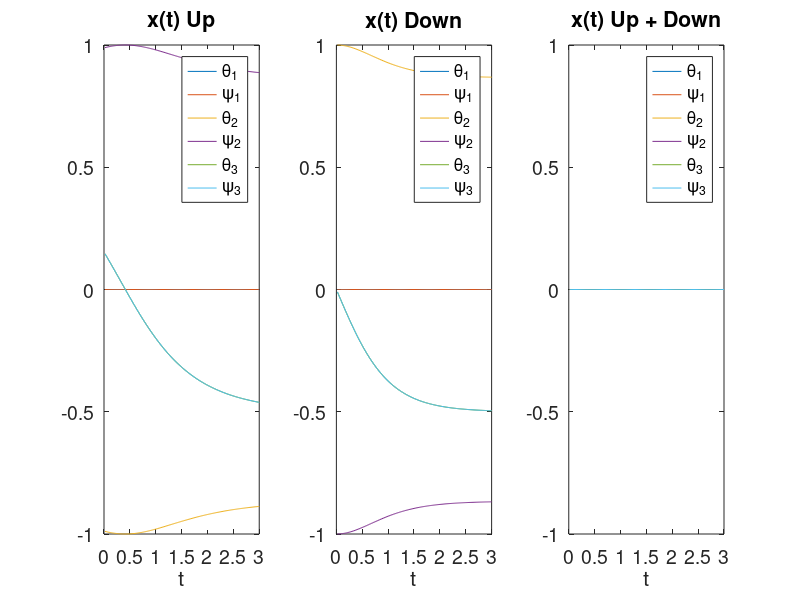

This figure's MATLAB source:
% Triangle 1->2, 2->3, 3->1 and 1->2->3
clear

%%% B1
% edges {1, 2}, {1, 3}, {2, 3}
B1 = [-1   -1   0 ; 
       1  0   -1 ; 
       0   1   1 ];

%%% B2
B2 = [ 1 ;
       -1 ;
       1 ];

%% Undirected Version

% Hodge Laplacian
L0u = B1 * B1'; % 0-up Laplacian
L1d = B1' * B1; % 1-up Laplacian, n_edge*n_edge matrix
L1u = B2 * B2'; % 1-up Laplacian, n_edge*n_edge matrix
L2d = B2' * B2; % 2-down Laplacian, n_triangle*n_triangle matrix

x0 = [1;1;0;0;0;0]
%x0 = randn(6,1);

% The undirected infered adjacency matrix
A0u = diag(diag(L0u)) - L0u; % this is the same as the standard adjacency matrix for standard graph
D1u = diag(diag(L1u));
A1u = D1u - L1u; % infered adjacency between edges
D1d = diag(diag(L1d));
A1d = D1d - L1d; % infered adjacency between edges
i1 = 1*i;

% Triangle 1->2, 2->3, 3->1 and 1->2->3
x_grid = (2*pi/100) * linspace(1,100);


delta=0;

Lup(1,:)=[1, 0,                 0, i1*exp(i1*delta),   exp(-i1*delta), 0];
Lup(2,:)=[0, 1,                 -i1*exp(i1*delta), 0,    0, exp(-i1*delta)];
Lup(3,:)=[0, i1*exp(-i1*delta),    1,0,                -exp(i1*delta), 0];
Lup(4,:)=[-i1*exp(-i1*delta), 0,     0,1,                 0, exp(i1*delta)];
Lup(5,:)=[exp(i1*delta), 0,     -exp(-i1*delta), 0,      1,0];
Lup(6,:)=[0, exp(i1*delta),     0, exp(-i1*delta),       0,1];


Ldown(1,:)=[2,0,               0,-i1,   -exp(i1*delta), 0];
Ldown(2,:)=[0,2,               i1,0,    0, -exp(i1*delta)];

Ldown(3,:)=[0,-i1,             2,0,     1,0];
Ldown(4,:)=[i1,0,              0,2,     0,-1];

Ldown(5,:)=[-exp(-i1*delta),0,   1,0,     2,0];
Ldown(6,:)=[0,-exp(-i1*delta),   0,-1,     0,2];

   
   
lambda_up=max(0, sort(eig((Lup))));
lambda_down=sort(eig((Ldown)));
[Uu, Du] = eig(Lup);
[Ud, Dd] = eig(Ldown);
[UL, DL] = eig(Lup + Ldown);


max_step = 150; steps =  1:max_step; step_size = 1/50;
time_step = steps*step_size;
xtu = zeros(6, max_step); xtd = zeros(6, max_step); xtl = zeros(6, max_step); 
 
    for k = steps
        t = k*step_size;
        
        decay_vector = exp(-t*max(diag(Du), 0)).*(Uu'*x0);
        xtu(:, k) = Uu*decay_vector;
        
        decay_vector = exp(-t*max(diag(Dd), 0)).*(Ud'*x0);
        xtd(:, k) = Ud*decay_vector;
        
        decay_vector = exp(-t*max(diag(DL), 0)).*(UL'*x0);
        xtl(:, k) = UL*decay_vector;
        
    end


%end

figure
subplot(1,3,1);
plot(time_step, angle(xtu(1,:)))
hold on 
plot(time_step, sin(angle(xtu(2,:))))
plot(time_step, sin(angle(xtu(3,:))))
plot(time_step, sin(angle(xtu(4,:))))
plot(time_step, sin(angle(xtu(5,:))))
plot(time_step, sin(angle(xtu(6,:))))
hold off
title('x(t) Up');
xlabel('t')
legend('\theta_1','\psi_1','\theta_2','\psi_2', '\theta_3','\psi_3')
set(gca, 'FontSize', 14);



subplot(1,3,2);
plot(time_step, sin(angle(xtd(1,:))))
hold on 
plot(time_step, sin(angle(xtd(2,:))))
plot(time_step, sin(angle(xtd(3, :))))
plot(time_step, sin(angle(xtd(4,:))))
plot(time_step, sin(angle(xtd(5, :))))
plot(time_step, sin(angle(xtd(6,:))))
hold off
title('x(t) Down');
xlabel('t')
legend('\theta_1','\psi_1','\theta_2','\psi_2', '\theta_3','\psi_3')
set(gca, 'FontSize', 14);

subplot(1,3,3);
plot(time_step, sin(angle(xtl(1,:))))
hold on 
plot(time_step, sin(angle(xtl(2,:))))
plot(time_step, sin(angle(xtl(3, :))))
plot(time_step, sin(angle(xtl(4,:))))
plot(time_step, sin(angle(xtl(5, :))))
plot(time_step, sin(angle(xtl(6,:))))
hold off
title('x(t) Up + Down');
xlabel('t')
legend('\theta_1','\psi_1','\theta_2','\psi_2', '\theta_3','\psi_3')
set(gca, 'FontSize', 14);

